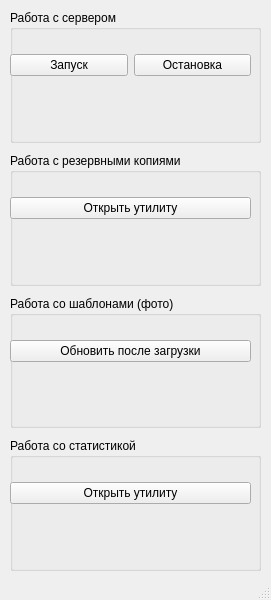
<?xml version="1.0" encoding="UTF-8"?>
<ui version="4.0">
 <class>ServerMain</class>
 <widget class="QMainWindow" name="ServerMain">
  <property name="geometry">
   <rect>
    <x>0</x>
    <y>0</y>
    <width>271</width>
    <height>600</height>
   </rect>
  </property>
  <property name="windowTitle">
   <string>Администрирование</string>
  </property>
  <widget class="QWidget" name="centralwidget">
   <widget class="QWidget" name="verticalLayoutWidget">
    <property name="geometry">
     <rect>
      <x>10</x>
      <y>10</y>
      <width>251</width>
      <height>561</height>
     </rect>
    </property>
    <layout class="QVBoxLayout" name="verticalLayout">
     <property name="spacing">
      <number>10</number>
     </property>
     <item>
      <widget class="QGroupBox" name="groupBox">
       <property name="title">
        <string>Работа с сервером</string>
       </property>
       <widget class="QWidget" name="horizontalLayoutWidget">
        <property name="geometry">
         <rect>
          <x>0</x>
          <y>30</y>
          <width>241</width>
          <height>51</height>
         </rect>
        </property>
        <layout class="QHBoxLayout" name="horizontalLayout">
         <item>
          <widget class="QPushButton" name="ui_StartServer">
           <property name="text">
            <string>Запуск</string>
           </property>
          </widget>
         </item>
         <item>
          <widget class="QPushButton" name="ui_StopServer">
           <property name="text">
            <string>Остановка</string>
           </property>
          </widget>
         </item>
        </layout>
       </widget>
       <zorder>horizontalLayoutWidget</zorder>
       <zorder>groupBox_2</zorder>
       <zorder>groupBox_3</zorder>
       <zorder>groupBox_4</zorder>
      </widget>
     </item>
     <item>
      <widget class="QGroupBox" name="groupBox_2">
       <property name="title">
        <string>Работа с резервными копиями</string>
       </property>
       <widget class="QWidget" name="horizontalLayoutWidget_2">
        <property name="geometry">
         <rect>
          <x>0</x>
          <y>30</y>
          <width>241</width>
          <height>51</height>
         </rect>
        </property>
        <layout class="QHBoxLayout" name="horizontalLayout_2">
         <item>
          <widget class="QPushButton" name="ui_ArchivesOpen">
           <property name="text">
            <string>Открыть утилиту</string>
           </property>
          </widget>
         </item>
        </layout>
       </widget>
       <zorder>horizontalLayoutWidget_2</zorder>
       <zorder>groupBox</zorder>
      </widget>
     </item>
     <item>
      <widget class="QGroupBox" name="groupBox_4">
       <property name="title">
        <string>Работа со шаблонами (фото)</string>
       </property>
       <widget class="QWidget" name="horizontalLayoutWidget_4">
        <property name="geometry">
         <rect>
          <x>0</x>
          <y>30</y>
          <width>241</width>
          <height>51</height>
         </rect>
        </property>
        <layout class="QHBoxLayout" name="horizontalLayout_4">
         <item>
          <widget class="QPushButton" name="ui_TemplatesUpdate">
           <property name="text">
            <string>Обновить после загрузки</string>
           </property>
          </widget>
         </item>
        </layout>
       </widget>
      </widget>
     </item>
     <item>
      <widget class="QGroupBox" name="groupBox_3">
       <property name="title">
        <string>Работа со статистикой</string>
       </property>
       <widget class="QWidget" name="horizontalLayoutWidget_3">
        <property name="geometry">
         <rect>
          <x>0</x>
          <y>30</y>
          <width>241</width>
          <height>51</height>
         </rect>
        </property>
        <layout class="QHBoxLayout" name="horizontalLayout_3">
         <item>
          <widget class="QPushButton" name="ui_GraphicsOpen">
           <property name="text">
            <string>Открыть утилиту</string>
           </property>
          </widget>
         </item>
        </layout>
       </widget>
       <zorder>horizontalLayoutWidget_3</zorder>
       <zorder>groupBox</zorder>
       <zorder>groupBox</zorder>
      </widget>
     </item>
    </layout>
   </widget>
   <zorder>verticalLayoutWidget</zorder>
   <zorder>groupBox_3</zorder>
  </widget>
  <widget class="QStatusBar" name="statusbar"/>
 </widget>
 <resources/>
 <connections/>
</ui>
